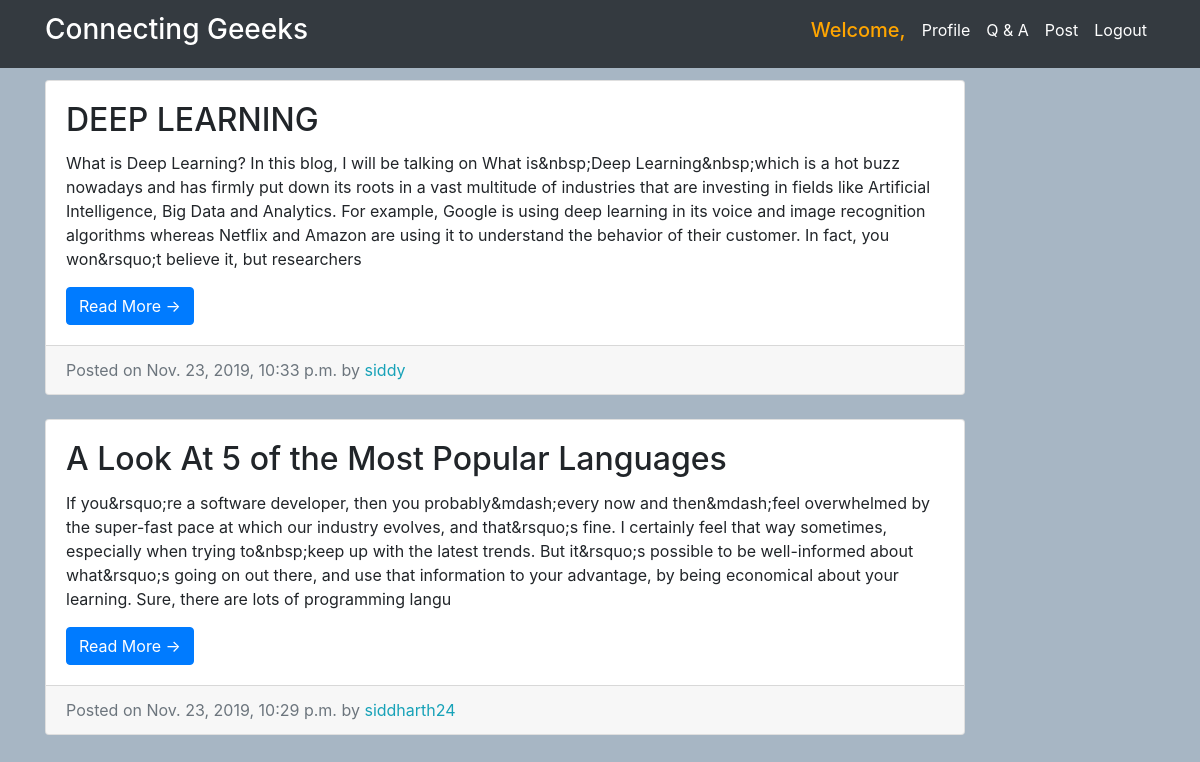
Screenshot of /blog/ with the database file from the repository.
### social/models.py (models this page shows, shortened)
class Entry(models.Model):
	entry_title   = models.CharField(max_length=50)
	entry_text    = RichTextUploadingField(blank=	True, null=True)
	entry_date    = models.DateTimeField(auto_now_add=True)
	entry_author  = models.ForeignKey(User, on_delete=models.CASCADE)
	class Meta:
		verbose_name_plural= 'entries'

### social/views.py (the view)
# urls.py: path('blog/',HomeView.as_view(),name='blog_home'),
class HomeView(ListView):
    model=  Entry
    template_name='blogpost.html'
    context_object_name="entry"
    ordering =['-entry_date']

### templates/blogpost.html (shortened to what this page needs)
{% extends "base.html" %}
{% block content %}
      <div class="col-md-10">
        {% for t in entry %}
        <div class="card mb-4 mt-4">
          <div class="card-body">
            <h2 class="card-title">{{t.entry_title}}</h2>
            <p class="card-text">{{t.entry_text|striptags|slice:':500'}}</p>
            <a href="{% url 'entry_detail' t.pk %}" class="btn btn-primary">Read More &rarr;</a>
          </div>
          <div class="card-footer text-muted">
            Posted on {{t.entry_date}} by
            <span class="text-info mr-2">{{t.entry_author}}</span>
          </div>
        </div>
       {% endfor %}
      </div>
{% endblock %}

### statics/assert/css/blog-home.css (style rules this page uses)
body { padding-top: 56px; }

### templates/blogpost.html (style rules this page uses)
body { background-color: #a7b6c4; }

### rows the page displays
Entry: entry_title "DEEP LEARNING", entry_text "What is Deep Learning? In this blog, I will be talking on What is&nbsp;Deep Learning&nbsp;which is a hot buzz nowadays and has firmly put down its roots in a vast multitude of industries that are investing in fields like Artificial Intelligence, Big Data and Analytics. For example, Google is using deep learning in its voice and image recognition algorithms whereas Netflix and Amazon are using it to understand the behavior of their customer. In fact, you won&rsquo;t believe it, but researchers", entry_date "Nov. 23, 2019, 10:33 p.m.", entry_author "siddy"
Entry: entry_title "A Look At 5 of the Most Popular Languages", entry_text "If you&rsquo;re a software developer, then you probably&mdash;every now and then&mdash;feel overwhelmed by the super-fast pace at which our industry evolves, and that&rsquo;s fine. I certainly feel that way sometimes, especially when trying to&nbsp;keep up with the latest trends. But it&rsquo;s possible to be well-informed about what&rsquo;s going on out there, and use that information to your advantage, by being economical about your learning. Sure, there are lots of programming langu", entry_date "Nov. 23, 2019, 10:29 p.m.", entry_author "siddharth24"
